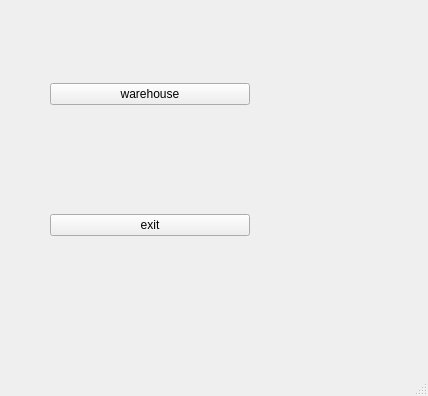
<?xml version="1.0" encoding="UTF-8"?>
<ui version="4.0">
 <class>MainWindow</class>
 <widget class="QMainWindow" name="MainWindow">
  <property name="geometry">
   <rect>
    <x>0</x>
    <y>0</y>
    <width>428</width>
    <height>396</height>
   </rect>
  </property>
  <property name="windowTitle">
   <string>MainWindow</string>
  </property>
  <widget class="QWidget" name="centralwidget">
   <widget class="QWidget" name="verticalLayoutWidget">
    <property name="geometry">
     <rect>
      <x>50</x>
      <y>20</y>
      <width>321</width>
      <height>281</height>
     </rect>
    </property>
    <layout class="QVBoxLayout" name="verticalLayout">
     <item>
      <widget class="QPushButton" name="pushButton_warehouse">
       <property name="maximumSize">
        <size>
         <width>200</width>
         <height>16777215</height>
        </size>
       </property>
       <property name="text">
        <string>warehouse</string>
       </property>
      </widget>
     </item>
     <item>
      <spacer name="verticalSpacer">
       <property name="orientation">
        <enum>Qt::Vertical</enum>
       </property>
       <property name="sizeType">
        <enum>QSizePolicy::Preferred</enum>
       </property>
       <property name="sizeHint" stdset="0">
        <size>
         <width>20</width>
         <height>40</height>
        </size>
       </property>
      </spacer>
     </item>
     <item>
      <widget class="QPushButton" name="pushButton_quit">
       <property name="maximumSize">
        <size>
         <width>200</width>
         <height>16777215</height>
        </size>
       </property>
       <property name="text">
        <string>exit</string>
       </property>
      </widget>
     </item>
    </layout>
   </widget>
  </widget>
  <widget class="QMenuBar" name="menubar">
   <property name="geometry">
    <rect>
     <x>0</x>
     <y>0</y>
     <width>428</width>
     <height>24</height>
    </rect>
   </property>
  </widget>
  <widget class="QStatusBar" name="statusbar"/>
 </widget>
 <resources/>
 <connections/>
</ui>
